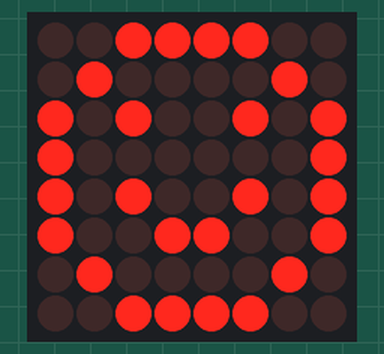
A sketch run on a simulated Arduino Uno, built with avr-gcc and run on an emulated ATmega328P. Parts: 8×8 LED matrix. What the sketch prints to the serial monitor is not drawn.

Above: at 0.1 s.

The sketch:

8x8-Prototype.ino
```cpp
#include <Adafruit_GFX.h>

#include <Max72xxPanel.h>  // max7219 library

Max72xxPanel matrix = Max72xxPanel(5, 1, 1);  // Adjust parameters based on your hardware setup

const uint8_t SMILEY_FACE[] = {
  0b00111100,
  0b01000010,
  0b10100101,
  0b10000001,
  0b10100101,
  0b10011001,
  0b01000010,
  0b00111100
};


const uint8_t WINKY_FACE_3[] = {
  0b00111100,
  0b01000010,
  0b10100101,
  0b10000001,
  0b10100101,
  0b10011001,
  0b01000010,
  0b00111100
};

void drawImage(const uint8_t* image, int size) {
  for (int i = 0; i < size; i++) {
    for (int j = 0; j < 8; j++) {
      if ((image[i] >> j) & 1) {
        matrix.drawPixel(j, i, 1);
      }
    }
  }
}
void setUpMatrix() {
  matrix.setIntensity(10);
  matrix.setRotation(0);
  matrix.fillScreen(0);
  matrix.write();
}

void setup() {
  Serial.begin(115200);
  setUpMatrix();

}

void loop() {
  matrix.fillScreen(0);
  drawImage(SMILEY_FACE, sizeof(SMILEY_FACE) / sizeof(SMILEY_FACE[0]));
  Serial.println("Happy");

  matrix.write();
  delay(1000);

  matrix.fillScreen(0);

  drawImage(WINKY_FACE_3, sizeof(SMILEY_FACE) / sizeof(SMILEY_FACE[0]));
  matrix.write();
  delay(5000);
}
```
